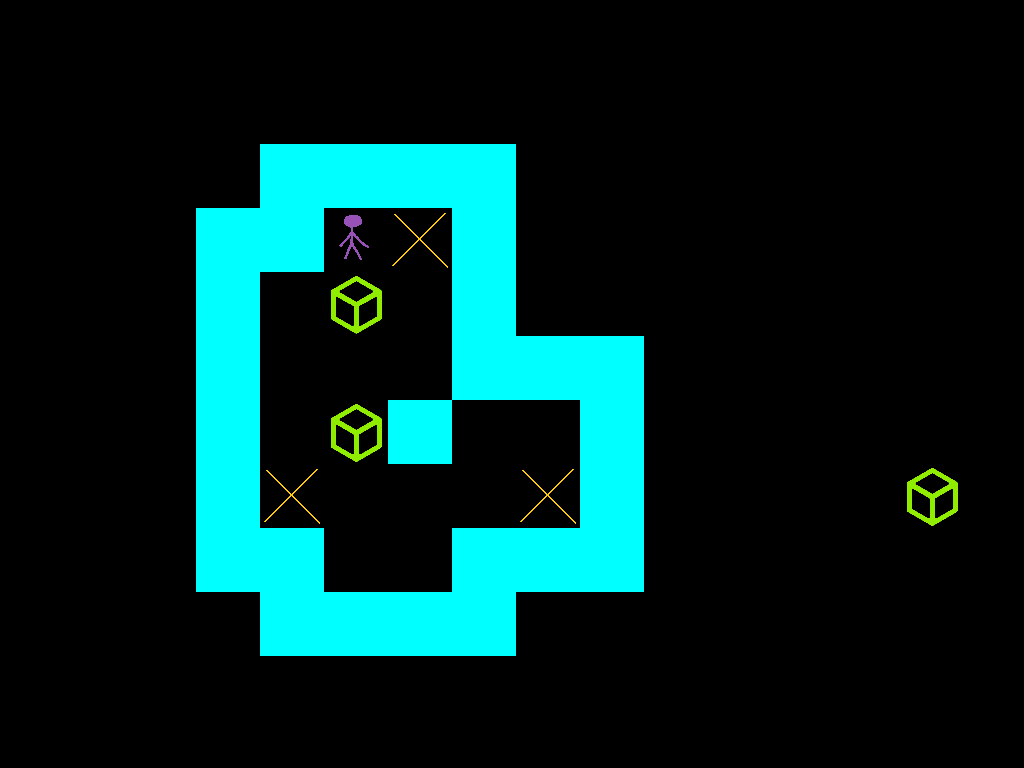
#> input picture trabajo_sokoban/screenshot.png, 1024 x 768 px
$ python kmeans_board.py
#> lines starting #> are read from the running program, lines starting #| are printed output that depends on the picture; long printed decimals are rounded
from PIL import Image
import numpy as np
from sklearn.cluster import KMeans
im = Image.open("screenshot.png")
#> im is the input picture: PIL image 1024x768 RGB; mean R, G, B 0.9, 37.1, 36
board = im.crop((260, 200, 516, 456))
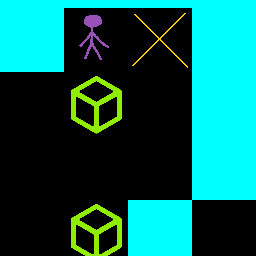
#> board: PIL image 256x256 RGB; mean R, G, B 6.6, 94.7, 86.8
w, h = board.size
#> w = 256; h = 256
cells = 16
cell_w = w // cells
#> cell_w = 16
cell_h = h // cells
#> cell_h = 16
averages = []
for j in range(cells):
    for i in range(cells):
        cell = board.crop((i * cell_w, j * cell_h, (i + 1) * cell_w, (j + 1) * cell_h))
        avg = np.array(cell).reshape(-1, 3).mean(axis=0)
        averages.append(avg)
#> after the loop, averages = 256 items, first 6: [0, 255, 255], [0, 255, 255], [0, 255, 255], [0, 255, 255], [0, 127.5, 127.5], [4.13, 129.7, 132.5]
averages = np.array(averages)
#> averages = 256 rows, first 8: [0, 255, 255], [0, 255, 255], [0, 255, 255], [0, 255, 255], [0, 127.5, 127.5], [4.13, 129.7, 132.5], [1.18, 128.1, 128.9], [0, 127.5, 127.5]
km = KMeans(n_clusters=5, random_state=0).fit(averages)
centers = km.cluster_centers_
#> centers = [[0, 255, 255], [2.5, 2.32, 0.636], [0.763, 128, 127.8], [48.29, 79.5, 0], [56.62, 30.38, 68.62]]
print("centers:")
for idx, center in enumerate(centers):
    print(idx, center)
#> this loop made 5 passes
#| 0 [  0. 255. 255.]
#| 1 [2.502  2.318  0.6362]
#| 2 [  0.7635 128.035 127.849]
#| 3 [48.292 79.498  0.        ]
#| 4 [56.625 30.375 68.625]
labels = km.labels_.reshape(cells, cells)
print("labels:")
for row in labels:
    print(" ".join(map(str, row)))
#> this loop made 16 passes
#> row on passes 1 to 12: [0, 0, 0, 0, 2, 2, 2, 2, 2, 2, 2, 2, 0, 0, 0, 0], [0, 0, 0, 0, 1, 4, 4, 1, 1, 1, 1, 1, 0, 0, 0, 0], [0, 0, 0, 0, 1, 4, 1, 1, 1, 1, 1, 1, 0, 0, 0, 0], [0, 0, 0, 0, 1, 1, 1, 1, 1, 1, 1, 1, 0, 0, 0, 0], [2, 2, 2, 2, 1, 1, 1, 1, 1, 1, 1, 1, 0, 0, 0, 0], [1, 1, 1, 1, 3, 3, 3, 3, 1, 1, 1, 1, 0, 0, 0, 0], [1, 1, 1, 1, 3, 3, 3, 3, 1, 1, 1, 1, 0, 0, 0, 0], [1, 1, 1, 1, 3, 3, 3, 3, 1, 1, 1, 1, 0, 0, 0, 0], [1, 1, 1, 1, 1, 1, 1, 1, 1, 1, 1, 1, 0, 0, 0, 0], [1, 1, 1, 1, 1, 1, 1, 1, 1, 1, 1, 1, 0, 0, 0, 0], [1, 1, 1, 1, 1, 1, 1, 1, 1, 1, 1, 1, 0, 0, 0, 0], [1, 1, 1, 1, 1, 1, 1, 1, 1, 1, 1, 1, 0, 0, 0, 0]
#| 0 0 0 0 2 2 2 2 2 2 2 2 0 0 0 0
#| 0 0 0 0 1 4 4 1 1 1 1 1 0 0 0 0
#| 0 0 0 0 1 4 1 1 1 1 1 1 0 0 0 0
#| 0 0 0 0 1 1 1 1 1 1 1 1 0 0 0 0
#| 2 2 2 2 1 1 1 1 1 1 1 1 0 0 0 0
#| 1 1 1 1 3 3 3 3 1 1 1 1 0 0 0 0
#| 1 1 1 1 3 3 3 3 1 1 1 1 0 0 0 0
#| 1 1 1 1 3 3 3 3 1 1 1 1 0 0 0 0
#> (further printed lines are left out)
